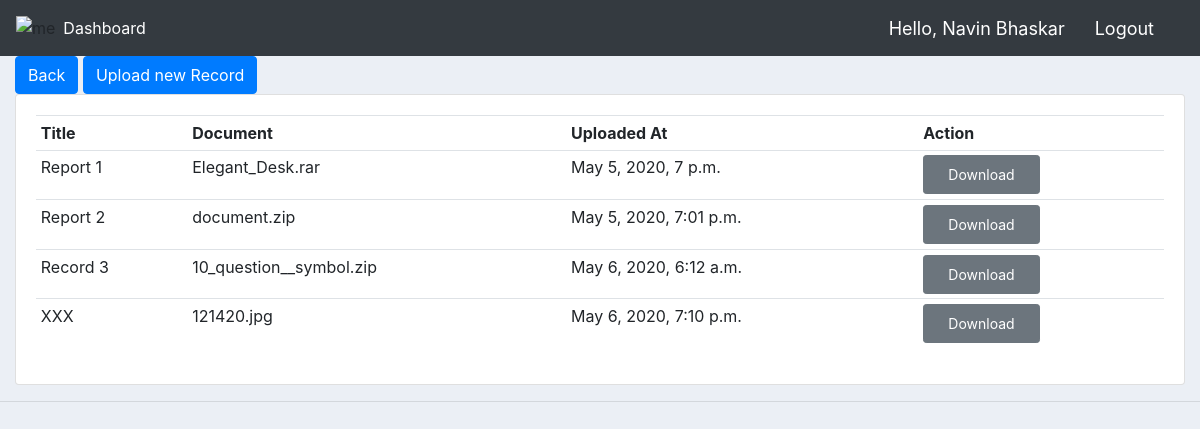
The page /view_records/ (signed in) on the database as committed earlier.
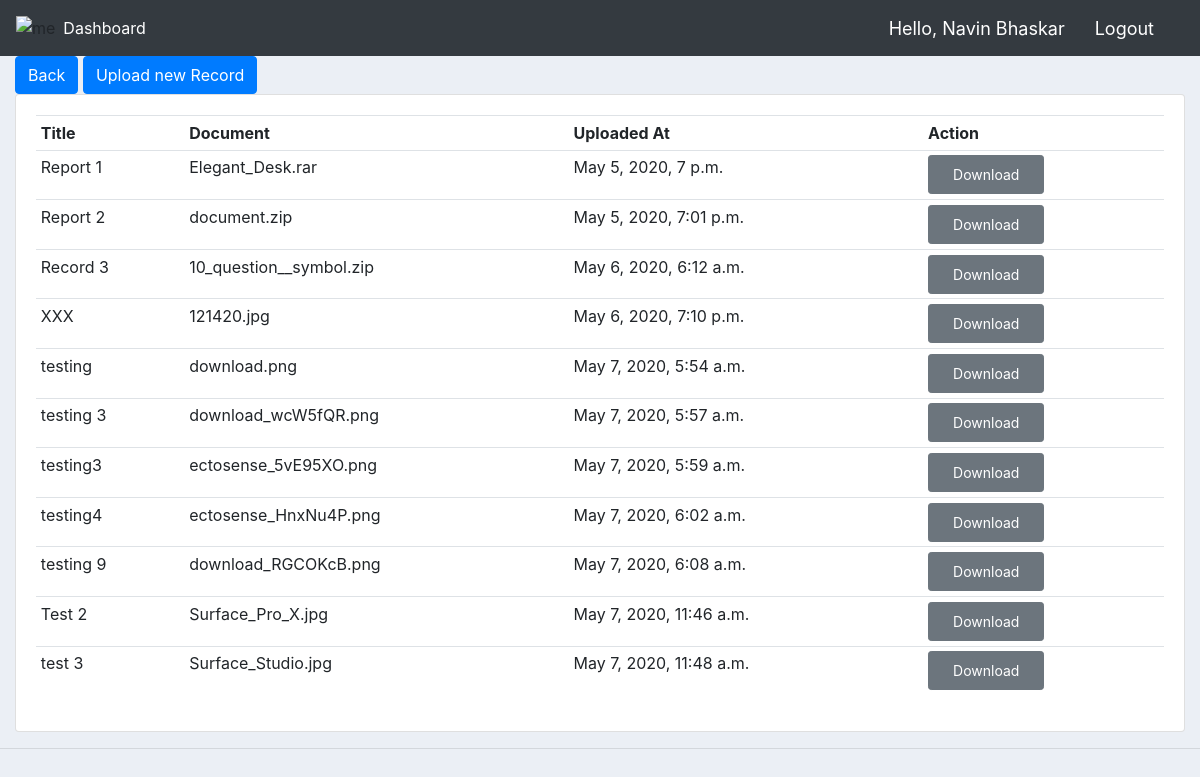
The same page on the database as committed later.
### customers/models.py (models this page shows, shortened)
class Medical_Records(models.Model):
    title = models.CharField(max_length=200, null=True)
    document = models.FileField(default="document.zip", null=True, blank=True)
    patient = models.ForeignKey(Patient, null=True, on_delete= models.SET_NULL)
    date_created = models.DateTimeField(auto_now_add=True, null=True)
    shared_with = models.ManyToManyField(Doctor,  blank=True)

### customers/decorators.py (the view)
		def wrapper_func(request, *args, **kwargs):
			group = None
			if request.user.groups.exists():
				group = request.user.groups.all()[0].name
			if group in allowed_roles:
				return view_func(request, *args, **kwargs)
			else:
				return HttpResponse('You are not authorized to view this page')

### customers/views.py (called while the page is built)
@login_required(login_url='login')
@allowed_users(allowed_roles=['patient'])
def view_records(request):
    my_records = request.user.patient.medical_records_set.all()
    context = {'records': my_records, "greeting": request.user.patient.name }
    return render(request, 'customers/my_records.html', context)

### customers/templates/customers/my_records.html
{%  extends 'customers/main.html' %}
{% block content %}
{% load static %}
<a class="btn btn-primary" href="{% url 'home' %}" role="button">Back</a>
<a class="btn btn-primary" role="button" aria-pressed="true" href="{% url 'upload_record' %}">Upload new Record</a>
<div class="row">
	<div class="col-md">
		<div class="card card-body">
			<table class="table table-sm">
				<tr>
					<th>Title</th>
					<th>Document</th>
					<th>Uploaded At</th>
					<th>Action</th>
				</tr>
        {% for record in records %}
        <tr>
          <td>{{record.title}}</td>
          <td>{{record.document}}</td>
					<td>{{record.date_created}}</td>
					<td><a href="{% url 'download' record.id %}" class="btn btn-secondary px-4 py-2 btn-sm">Download</a></td>
        </tr>
        {% endfor %}
			</table>
		</div>
	</div>
</div>
{% endblock content %}

Rows that differ between the two databases and show on the page:
added Medical_Records: title "testing", document "download.png", date_created "May 7, 2020, 5:54 a.m."
added Medical_Records: title "testing 3", document "download_wcW5fQR.png", date_created "May 7, 2020, 5:57 a.m."
added Medical_Records: title "testing3", document "ectosense_5vE95XO.png", date_created "May 7, 2020, 5:59 a.m."
added Medical_Records: title "testing4", document "ectosense_HnxNu4P.png", date_created "May 7, 2020, 6:02 a.m."
added Medical_Records: title "testing 9", document "download_RGCOKcB.png", date_created "May 7, 2020, 6:08 a.m."
added Medical_Records: title "Test 2", document "Surface_Pro_X.jpg", date_created "May 7, 2020, 11:46 a.m."
added Medical_Records: title "test 3", document "Surface_Studio.jpg", date_created "May 7, 2020, 11:48 a.m."
